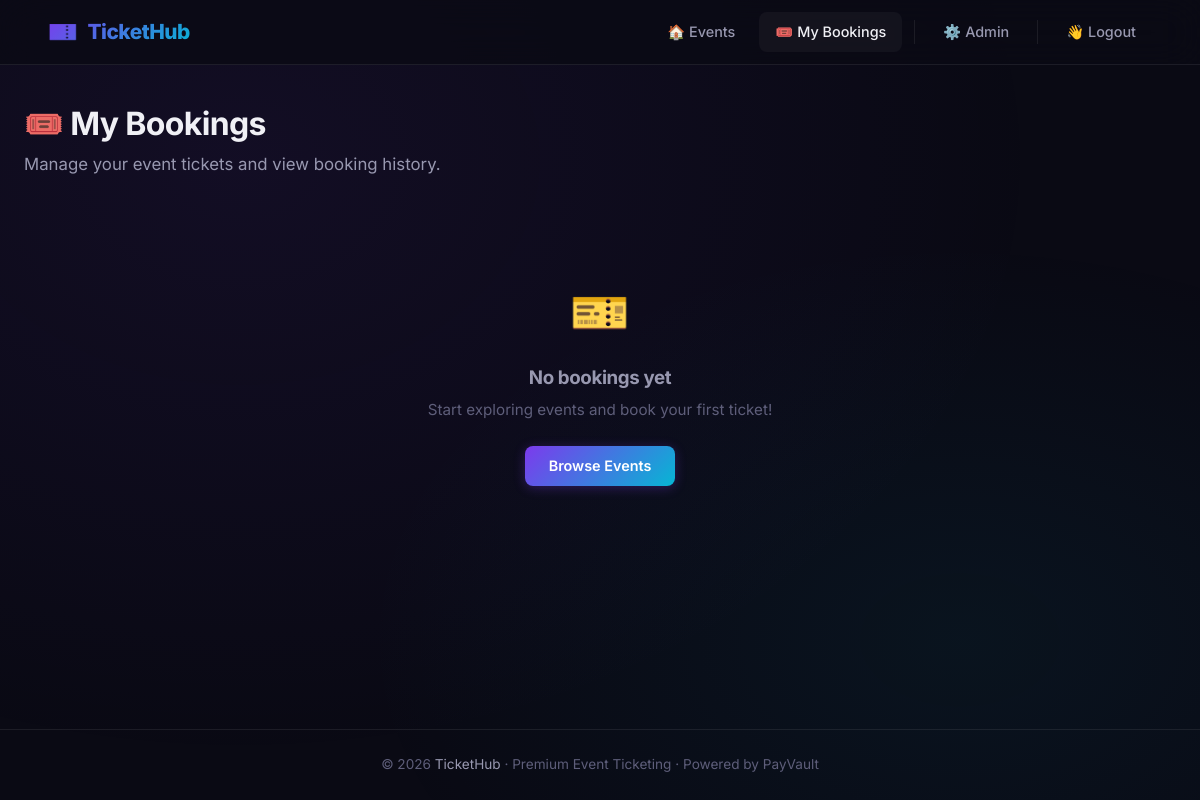
/my-bookings (signed in), run on an earlier commit of the app's database.
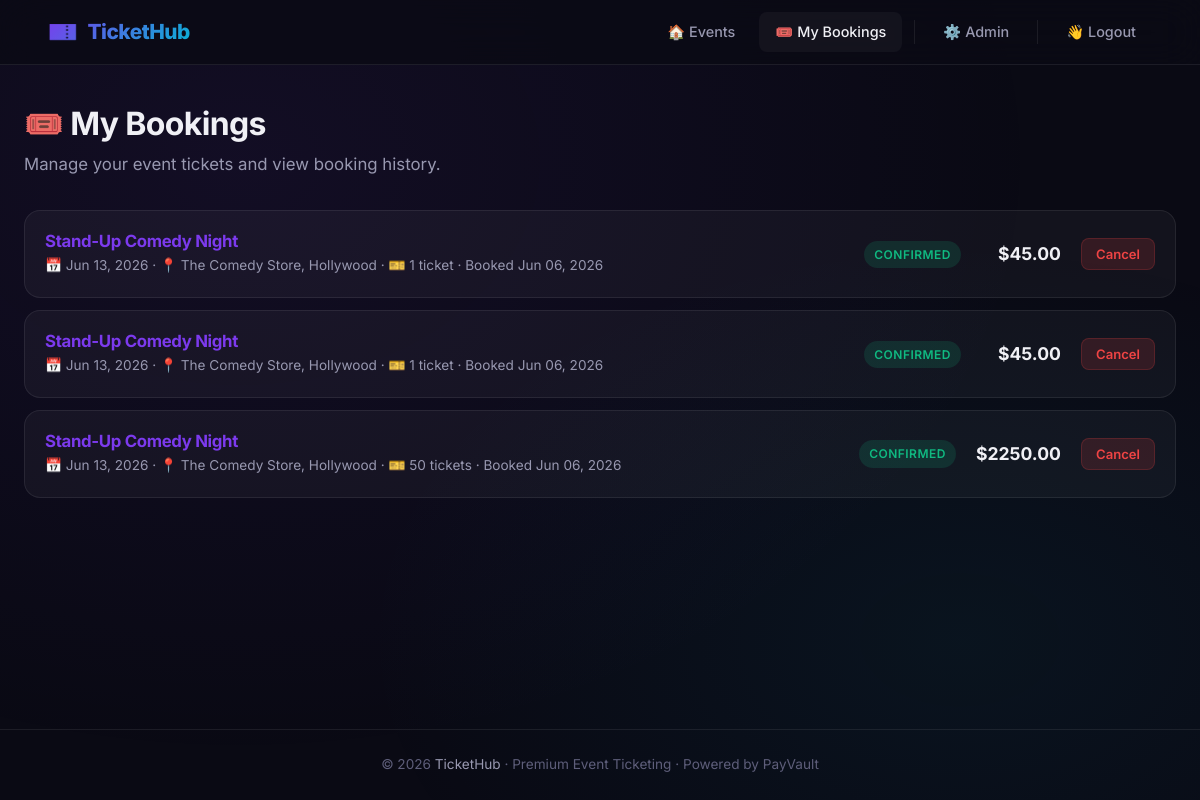
And on a later commit of the database.
### models.py (models this page shows, shortened)
class Booking(db.Model):
    __tablename__ = "bookings"
    id = db.Column(db.Integer, primary_key=True)
    user_id = db.Column(db.Integer, db.ForeignKey("users.id"), nullable=False)
    event_id = db.Column(db.Integer, db.ForeignKey("events.id"), nullable=False)
    quantity = db.Column(db.Integer, nullable=False, default=1)
    total_price = db.Column(db.Float, nullable=False)
    status = db.Column(
        db.String(20), nullable=False, default="confirmed"
    )  # confirmed | cancelled
    transaction_id = db.Column(db.Integer, nullable=True)
    booked_at = db.Column(
        db.DateTime, nullable=False, default=lambda: datetime.now(timezone.utc)
    )

class Event(db.Model):
    __tablename__ = "events"
    id = db.Column(db.Integer, primary_key=True)
    name = db.Column(db.String(200), nullable=False)
    description = db.Column(db.Text, nullable=True)
    date = db.Column(db.DateTime, nullable=False)
    location = db.Column(db.String(200), nullable=False)
    price = db.Column(db.Float, nullable=False)
    total_seats = db.Column(db.Integer, nullable=False)
    available_seats = db.Column(db.Integer, nullable=False)
    image_url = db.Column(db.String(500), nullable=True)
    created_at = db.Column(
        db.DateTime, nullable=False, default=lambda: datetime.now(timezone.utc)
    )
    bookings = db.relationship("Booking", backref="event", lazy=True)
    reviews = db.relationship("Review", backref="event", lazy=True)

### app.py (the view)
@app.route("/my-bookings")
@login_required
def my_bookings():
    bookings = (
        Booking.query.filter_by(user_id=current_user.id)
        .order_by(Booking.booked_at.desc())
        .all()
    )
    return render_template("my_bookings.html", bookings=bookings)

### app.py (called while the page is built)
@login_manager.user_loader
def load_user(user_id):
    return User.query.get(int(user_id))

@app.context_processor
def inject_globals():
    return {"now": datetime.now(timezone.utc)}

### templates/my_bookings.html (shortened to what this page needs)
{% extends "base.html" %}
{% block content %}
<div class="container">
    <h1 class="page-title fade-in-up">🎟️ My Bookings</h1>
    <p class="page-subtitle fade-in-up">Manage your event tickets and view booking history.</p>
    {% if bookings %}
        {% for booking in bookings %}
            <div class="card booking-card fade-in-up">
                <div class="booking-event">
                    <h3>
                        <a href="{{ url_for('event_detail', event_id=booking.event.id) }}">{{ booking.event.name }}</a>
                    </h3>
                    <div class="booking-meta">
                        📅 {{ booking.event.date.strftime('%b %d, %Y') }}
                        · 📍 {{ booking.event.location }}
                        · 🎫 {{ booking.quantity }} ticket{{ 's' if booking.quantity != 1 }}
                        · Booked {{ booking.booked_at.strftime('%b %d, %Y') }}
                    </div>
                </div>
                <div>
                    <span class="badge badge-{{ booking.status }}">{{ booking.status }}</span>
                </div>
                <div class="booking-price">${{ '%.2f' % booking.total_price }}</div>
                <div class="booking-actions">
                    {% if booking.status == 'confirmed' %}
                        <form id="cancel-form-{{ booking.id }}" method="POST" action="{{ url_for('cancel_booking', booking_id=booking.id) }}" style="display:inline;">
                            <button type="button" onclick="confirmCancel({{ booking.id }})" class="btn btn-danger btn-sm">Cancel</button>
                        </form>
                    {% endif %}
                </div>
            </div>
        {% endfor %}
    {% else %}
        <div class="empty-state fade-in-up">
            <div class="empty-icon">🎫</div>
            <h3>No bookings yet</h3>
            <p>Start exploring events and book your first ticket!</p>
            <a href="{{ url_for('index') }}" class="btn btn-primary mt-3">Browse Events</a>
        </div>
    {% endif %}
</div>
{% endblock %}

What changed in the data, as far as the page shows it:
added Booking: event.name "Stand-Up Comedy Night", event "Jun 13, 2026", event.location "The Comedy Store, Hollywood", quantity "1", booked_at "Jun 06, 2026", status "CONFIRMED", total_price "45.00"
added Booking: event.name "Stand-Up Comedy Night", event "Jun 13, 2026", event.location "The Comedy Store, Hollywood", quantity "1", booked_at "Jun 06, 2026", status "CONFIRMED", total_price "45.00"
added Booking: event.name "Stand-Up Comedy Night", event "Jun 13, 2026", event.location "The Comedy Store, Hollywood", quantity "50", quantity "s", booked_at "Jun 06, 2026", status "CONFIRMED", total_price "2250.00"
Also different on the page:
text no longer shown: "🎫 No bookings yet Start exploring events and book your first ticket! Browse Events"
